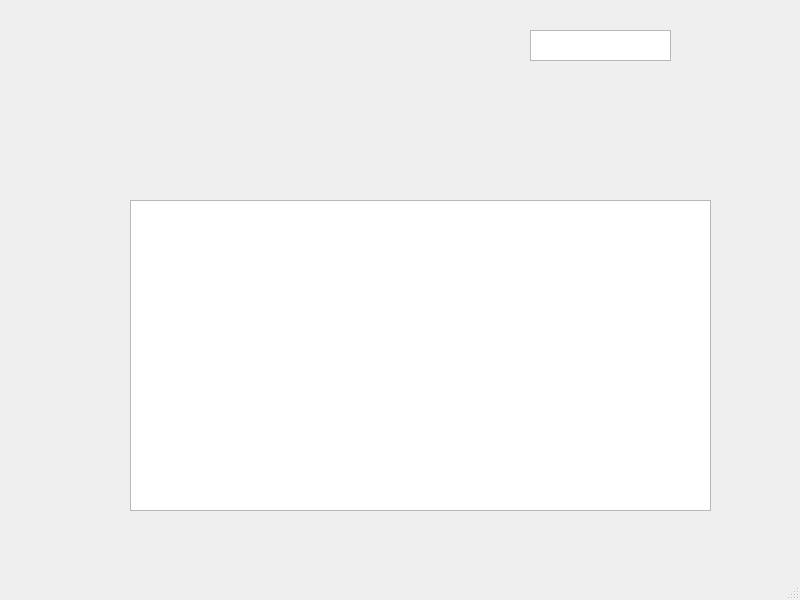
<?xml version="1.0" encoding="UTF-8"?>
<ui version="4.0">
 <class>MainWindow</class>
 <widget class="QMainWindow" name="MainWindow">
  <property name="geometry">
   <rect>
    <x>0</x>
    <y>0</y>
    <width>800</width>
    <height>600</height>
   </rect>
  </property>
  <property name="windowTitle">
   <string>MainWindow</string>
  </property>
  <widget class="QWidget" name="centralwidget">
   <widget class="QTableWidget" name="table_widget">
    <property name="geometry">
     <rect>
      <x>130</x>
      <y>200</y>
      <width>581</width>
      <height>311</height>
     </rect>
    </property>
   </widget>
   <widget class="QPlainTextEdit" name="student_number">
    <property name="geometry">
     <rect>
      <x>530</x>
      <y>30</y>
      <width>141</width>
      <height>31</height>
     </rect>
    </property>
   </widget>
  </widget>
  <widget class="QMenuBar" name="menubar">
   <property name="geometry">
    <rect>
     <x>0</x>
     <y>0</y>
     <width>800</width>
     <height>21</height>
    </rect>
   </property>
  </widget>
  <widget class="QStatusBar" name="statusbar"/>
 </widget>
 <resources/>
 <connections/>
</ui>
